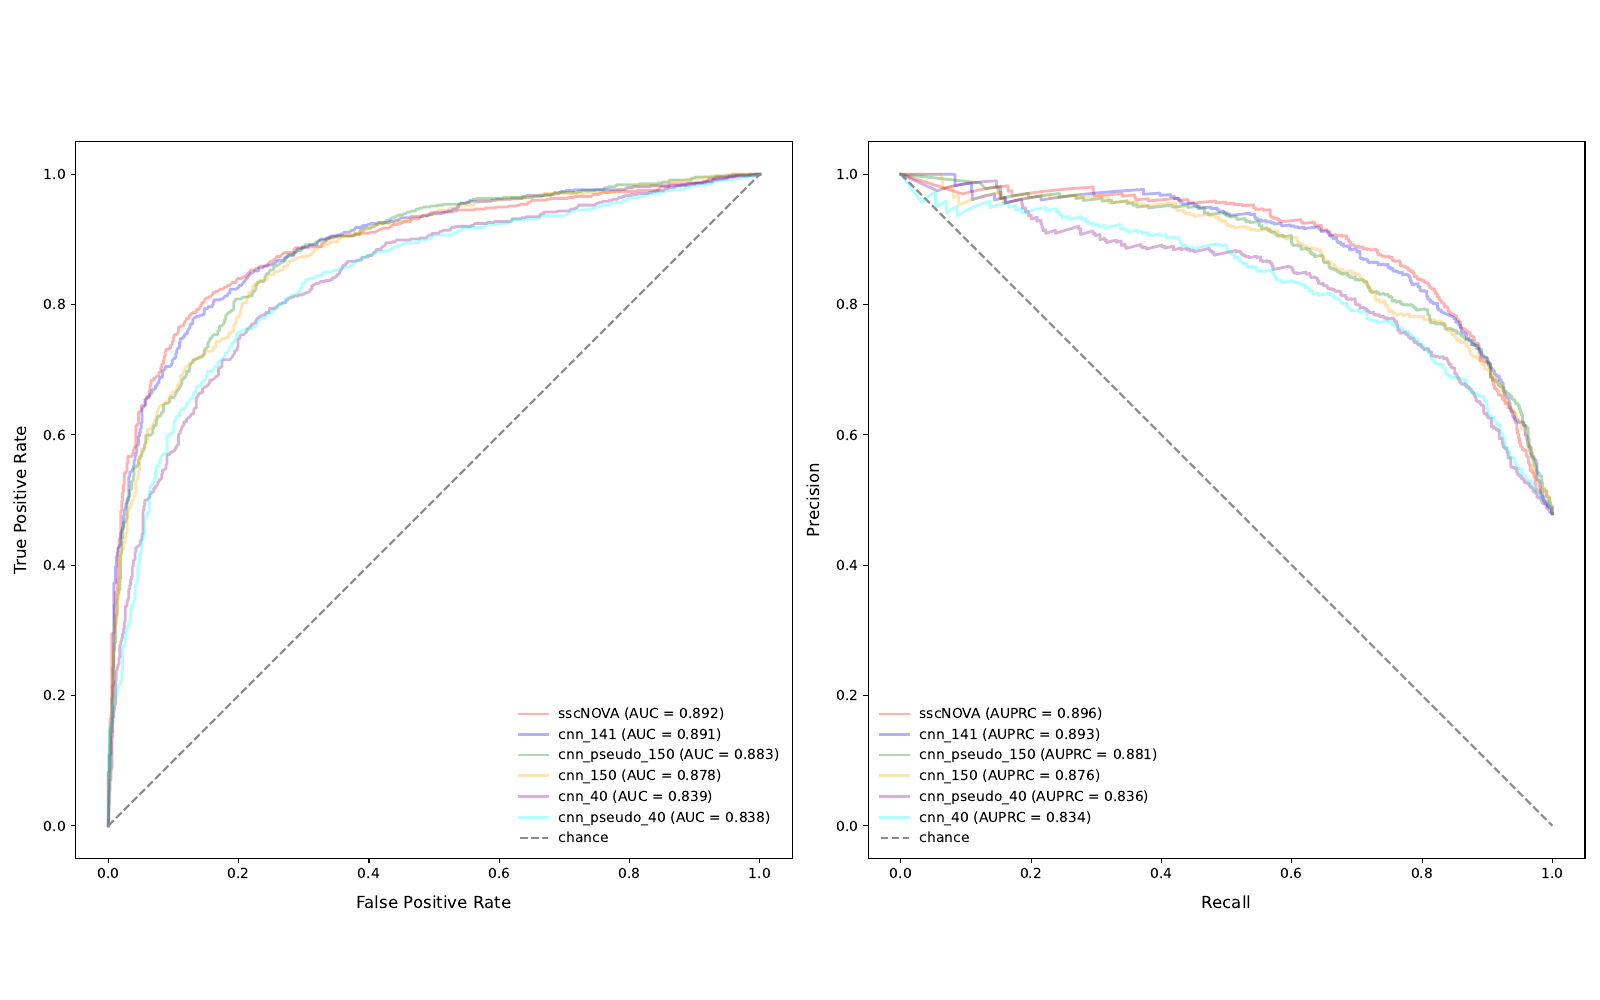

Reproduce this figure in Python.
from sklearn.metrics import precision_recall_curve, roc_curve, auc
from matplotlib.backends.backend_pdf import PdfPages
import matplotlib.pyplot as plt
import pandas as pd


cnn_test_40 = pd.read_csv("./cnn_test_40.csv", sep='\t')
cnn_test_150 = pd.read_csv("./cnn_test_150.csv", sep='\t')
cnn_test_141= pd.read_csv("./cnn_test_141.csv", sep='\t')

cnn_pseudo_test_40 = pd.read_csv("./cnn_pseudo_test_40.csv", sep='\t')
cnn_pseudo_test_150 = pd.read_csv("./cnn_pseudo_test_150.csv", sep='\t')
cnn_pseudo_test_141= pd.read_csv("./cnn_pseudo_test_141.csv", sep='\t')

cnn_40_prob = cnn_test_40.iloc[:,:-1]
cnn_40_test = cnn_test_40.iloc[:,-1]
cnn_150_prob = cnn_test_150.iloc[:,:-1]
cnn_150_test = cnn_test_150.iloc[:,-1]
cnn_141_prob = cnn_test_141.iloc[:,:-1]
cnn_141_test = cnn_test_141.iloc[:,-1]

cnn_40_pseudo_prob = cnn_pseudo_test_40.iloc[:,:-1]
cnn_40_pseudo_test = cnn_pseudo_test_40.iloc[:,-1]
cnn_150_pseudo_prob = cnn_pseudo_test_150.iloc[:,:-1]
cnn_150_pseudo_test = cnn_pseudo_test_150.iloc[:,-1]
cnn_141_pseudo_prob = cnn_pseudo_test_141.iloc[:,:-1]
cnn_141_pseudo_test = cnn_pseudo_test_141.iloc[:,-1]

prob = [cnn_40_prob, cnn_150_prob, cnn_141_prob, cnn_40_pseudo_prob, cnn_150_pseudo_prob, cnn_141_pseudo_prob]
test = [cnn_40_test, cnn_150_test, cnn_141_test, cnn_40_pseudo_test, cnn_150_pseudo_test, cnn_141_pseudo_test]

model = ['cnn_40', 'cnn_150', 'cnn_141', 'cnn_pseudo_40', 'cnn_pseudo_150', 'sscNOVA']

pdf_pages = PdfPages('compare_test_auc_cnn.pdf')

fig, ax = plt.subplots(nrows=1, ncols=2, figsize=(16, 10))

colors = ['red', 'blue', 'green', 'orange', 'purple', 'cyan', 'maroon', 'gold', 'black', 'gray', 'brown', 'crimson']

auc_results = []
auprc_results = []
for f, (i, j) in enumerate(zip(test, prob)):

    fpr, tpr, _ = roc_curve(i, j)
    auroc = auc(fpr, tpr)

    precision, recall, _ = precision_recall_curve(i, j)
    auprc = auc(recall, precision)

    auc_results.append((model[f], auroc))
    auprc_results.append((model[f], auprc))

sorted_auc_results = sorted(auc_results, key=lambda x: x[1], reverse=True)

sorted_auc_results_with_colors = zip(colors, sorted_auc_results)

for color, (model_name, auc_value) in sorted_auc_results_with_colors:
    f = model.index(model_name)

    i, j = test[f], prob[f]

    fpr, tpr, _ = roc_curve(i, j)

    ax[0].plot(fpr, tpr, lw=2, alpha=0.3, label='{} (AUC = {:.3f})'.format(model_name, auc_value), color=color)

sorted_auprc_results = sorted(auprc_results, key=lambda x: x[1], reverse=True)

sorted_auprc_results_with_colors = zip(colors, sorted_auprc_results)

for color, (model_name, auprc_value) in sorted_auprc_results_with_colors:
    f = model.index(model_name)

    i, j = test[f], prob[f]

    precision, recall, _ = precision_recall_curve(i, j)
    auprc = auc(recall, precision)

    ax[1].plot(recall, precision, lw=2, alpha=0.3, label='{} (AUPRC = {:.3f})'.format(model_name, auprc_value), color=color)

ax[0].plot([0,1], [0,1], linestyle='--', color='#8b8b8b', label='chance')
ax[1].plot([0,1], [1,0], linestyle='--', color='#8b8b8b', label='chance')
ax[0].legend(loc='lower right', frameon=False)
ax[1].legend(loc='lower left', frameon=False)
ax[0].set_xlabel('False Positive Rate', labelpad=10, fontsize=12)
ax[0].set_ylabel('True Positive Rate', labelpad=10, fontsize=12)
ax[1].set_xlabel('Recall', labelpad=10, fontsize=12)
ax[1].set_ylabel('Precision', labelpad=10, fontsize=12)
ax[0].set_aspect('equal')
ax[1].set_aspect('equal')

fig.tight_layout()
pdf_pages.savefig(fig)

pdf_pages.close()
